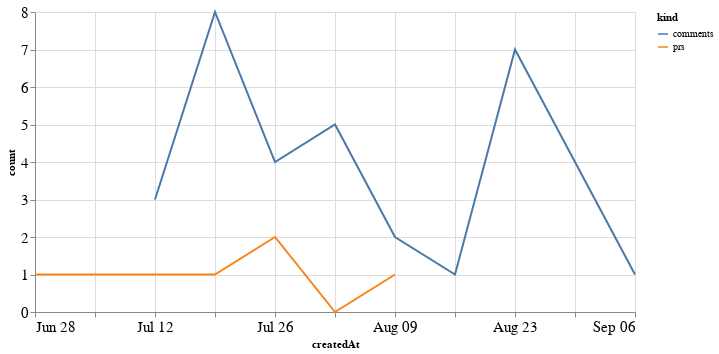

The cell this chart's notebook holds for it:
### Code cell
alt.Chart(total_time, width=600).mark_line().encode(
    x='createdAt',
    y='count',
    color='kind'
)

### Figure 1 — Vega-Lite specification as saved in the notebook (floating-point values rounded to 4 significant figures)
{"config": {"axisLeft": {"labelFontSize": 15}, "axisBottom": {"labelFontSize": 15}}, "data": {"name": "data-cc35e5259904aecc8275651ee178e56a"}, "mark": "line", "encoding": {"color": {"type": "nominal", "field": "kind"}, "x": {"type": "temporal", "field": "createdAt"}, "y": {"type": "quantitative", "field": "count"}}, "width": 600, "$schema": "https://vega.github.io/schema/vega-lite/v4.8.1.json", "datasets": {"data-cc35e5259904aecc8275651ee178e56a": [{"createdAt": "2020-06-28T00:00:00", "kind": "prs", "count": 1.0}, {"createdAt": "2020-07-05T00:00:00", "kind": "prs", "count": 1.0}, {"createdAt": "2020-07-12T00:00:00", "kind": "prs", "count": 1.0}, {"createdAt": "2020-07-19T00:00:00", "kind": "prs", "count": 1.0}, {"createdAt": "2020-07-26T00:00:00", "kind": "prs", "count": 2.0}, {"createdAt": "2020-08-02T00:00:00", "kind": "prs", "count": 0.0}, {"createdAt": "2020-08-09T00:00:00", "kind": "prs", "count": 1.0}, {"createdAt": "2020-08-16T00:00:00", "kind": "prs", "count": null}, {"createdAt": "2020-08-23T00:00:00", "kind": "prs", "count": null}, {"createdAt": "2020-08-30T00:00:00", "kind": "prs", "count": null}, {"createdAt": "2020-09-06T00:00:00", "kind": "prs", "count": null}, {"createdAt": "2020-06-28T00:00:00", "kind": "comments", "count": null}, {"createdAt": "2020-07-05T00:00:00", "kind": "comments", "count": null}, {"createdAt": "2020-07-12T00:00:00", "kind": "comments", "count": 3.0}, {"createdAt": "2020-07-19T00:00:00", "kind": "comments", "count": 8.0}, {"createdAt": "2020-07-26T00:00:00", "kind": "comments", "count": 4.0}, {"createdAt": "2020-08-02T00:00:00", "kind": "comments", "count": 5.0}, {"createdAt": "2020-08-09T00:00:00", "kind": "comments", "count": 2.0}, {"createdAt": "2020-08-16T00:00:00", "kind": "comments", "count": 1.0}, {"createdAt": "2020-08-23T00:00:00", "kind": "comments", "count": 7.0}, {"createdAt": "2020-08-30T00:00:00", "kind": "comments", "count": 4.0}, {"createdAt": "2020-09-06T00:00:00", "kind": "comments", "count": 1.0}]}}
